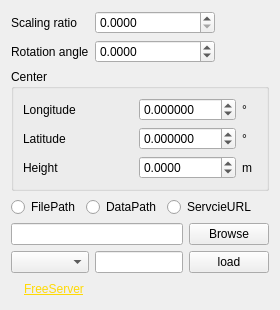
<?xml version="1.0" encoding="UTF-8"?>
<ui version="4.0">
 <class>tiltmodel_style_widget</class>
 <widget class="QWidget" name="tiltmodel_style_widget">
  <property name="geometry">
   <rect>
    <x>0</x>
    <y>0</y>
    <width>280</width>
    <height>306</height>
   </rect>
  </property>
  <property name="sizePolicy">
   <sizepolicy hsizetype="Expanding" vsizetype="Expanding">
    <horstretch>0</horstretch>
    <verstretch>0</verstretch>
   </sizepolicy>
  </property>
  <property name="maximumSize">
   <size>
    <width>177776</width>
    <height>177776</height>
   </size>
  </property>
  <property name="windowTitle">
   <string>ModelTabWidget</string>
  </property>
  <layout class="QGridLayout" name="gridLayout_2">
   <item row="0" column="0" rowspan="2">
    <layout class="QVBoxLayout" name="verticalLayout">
     <item>
      <widget class="QLabel" name="label_6">
       <property name="text">
        <string>Scaling ratio </string>
       </property>
      </widget>
     </item>
     <item>
      <widget class="QLabel" name="label_3">
       <property name="text">
        <string>Rotation angle</string>
       </property>
      </widget>
     </item>
    </layout>
   </item>
   <item row="0" column="1" colspan="2">
    <layout class="QHBoxLayout" name="horizontalLayout_2">
     <item>
      <widget class="QDoubleSpinBox" name="doubleSpinBox_Scale">
       <property name="minimumSize">
        <size>
         <width>120</width>
         <height>0</height>
        </size>
       </property>
       <property name="maximumSize">
        <size>
         <width>120</width>
         <height>16777215</height>
        </size>
       </property>
       <property name="decimals">
        <number>4</number>
       </property>
       <property name="maximum">
        <double>1000000.000000000000000</double>
       </property>
      </widget>
     </item>
     <item>
      <spacer name="horizontalSpacer_2">
       <property name="orientation">
        <enum>Qt::Horizontal</enum>
       </property>
       <property name="sizeHint" stdset="0">
        <size>
         <width>40</width>
         <height>20</height>
        </size>
       </property>
      </spacer>
     </item>
    </layout>
   </item>
   <item row="1" column="1" colspan="2">
    <layout class="QHBoxLayout" name="horizontalLayout_3">
     <item>
      <widget class="QDoubleSpinBox" name="doubleSpinBox_Angle">
       <property name="minimumSize">
        <size>
         <width>120</width>
         <height>0</height>
        </size>
       </property>
       <property name="maximumSize">
        <size>
         <width>120</width>
         <height>16777215</height>
        </size>
       </property>
       <property name="decimals">
        <number>4</number>
       </property>
       <property name="minimum">
        <double>-360.000000000000000</double>
       </property>
       <property name="maximum">
        <double>360.000000000000000</double>
       </property>
      </widget>
     </item>
     <item>
      <spacer name="horizontalSpacer_3">
       <property name="orientation">
        <enum>Qt::Horizontal</enum>
       </property>
       <property name="sizeHint" stdset="0">
        <size>
         <width>40</width>
         <height>20</height>
        </size>
       </property>
      </spacer>
     </item>
    </layout>
   </item>
   <item row="2" column="0" colspan="3">
    <widget class="QGroupBox" name="groupBox">
     <property name="title">
      <string>Center</string>
     </property>
     <layout class="QGridLayout" name="gridLayout">
      <item row="0" column="0">
       <layout class="QVBoxLayout" name="verticalLayout_3">
        <item>
         <widget class="QLabel" name="label_2">
          <property name="text">
           <string>Longitude </string>
          </property>
         </widget>
        </item>
        <item>
         <widget class="QLabel" name="label_5">
          <property name="text">
           <string>Latitude  </string>
          </property>
         </widget>
        </item>
        <item>
         <widget class="QLabel" name="label_4">
          <property name="text">
           <string>Height    </string>
          </property>
         </widget>
        </item>
       </layout>
      </item>
      <item row="0" column="1">
       <layout class="QVBoxLayout" name="verticalLayout_2">
        <item>
         <layout class="QHBoxLayout" name="horizontalLayout_5">
          <item>
           <widget class="QDoubleSpinBox" name="doubleSpinBox_Lon">
            <property name="minimumSize">
             <size>
              <width>0</width>
              <height>0</height>
             </size>
            </property>
            <property name="maximumSize">
             <size>
              <width>120</width>
              <height>16777215</height>
             </size>
            </property>
            <property name="decimals">
             <number>6</number>
            </property>
            <property name="minimum">
             <double>-180.000000000000000</double>
            </property>
            <property name="maximum">
             <double>180.000000000000000</double>
            </property>
            <property name="singleStep">
             <double>0.000001000000000</double>
            </property>
           </widget>
          </item>
          <item>
           <widget class="QLabel" name="label">
            <property name="minimumSize">
             <size>
              <width>15</width>
              <height>0</height>
             </size>
            </property>
            <property name="maximumSize">
             <size>
              <width>15</width>
              <height>16777215</height>
             </size>
            </property>
            <property name="text">
             <string>°</string>
            </property>
           </widget>
          </item>
         </layout>
        </item>
        <item>
         <layout class="QHBoxLayout" name="horizontalLayout_6">
          <item>
           <widget class="QDoubleSpinBox" name="doubleSpinBox_Lat">
            <property name="minimumSize">
             <size>
              <width>0</width>
              <height>0</height>
             </size>
            </property>
            <property name="maximumSize">
             <size>
              <width>120</width>
              <height>16777215</height>
             </size>
            </property>
            <property name="decimals">
             <number>6</number>
            </property>
            <property name="minimum">
             <double>-90.000000000000000</double>
            </property>
            <property name="maximum">
             <double>90.000000000000000</double>
            </property>
            <property name="singleStep">
             <double>0.000001000000000</double>
            </property>
           </widget>
          </item>
          <item>
           <widget class="QLabel" name="label_7">
            <property name="minimumSize">
             <size>
              <width>15</width>
              <height>0</height>
             </size>
            </property>
            <property name="maximumSize">
             <size>
              <width>15</width>
              <height>16777215</height>
             </size>
            </property>
            <property name="text">
             <string>°</string>
            </property>
           </widget>
          </item>
         </layout>
        </item>
        <item>
         <layout class="QHBoxLayout" name="horizontalLayout_7">
          <item>
           <widget class="QDoubleSpinBox" name="doubleSpinBox_Hight">
            <property name="minimumSize">
             <size>
              <width>0</width>
              <height>0</height>
             </size>
            </property>
            <property name="maximumSize">
             <size>
              <width>120</width>
              <height>16777215</height>
             </size>
            </property>
            <property name="decimals">
             <number>4</number>
            </property>
            <property name="minimum">
             <double>-8000.000000000000000</double>
            </property>
            <property name="maximum">
             <double>1000000.000000000000000</double>
            </property>
           </widget>
          </item>
          <item>
           <widget class="QLabel" name="label_8">
            <property name="minimumSize">
             <size>
              <width>15</width>
              <height>0</height>
             </size>
            </property>
            <property name="maximumSize">
             <size>
              <width>15</width>
              <height>16777215</height>
             </size>
            </property>
            <property name="text">
             <string>m</string>
            </property>
           </widget>
          </item>
         </layout>
        </item>
       </layout>
      </item>
     </layout>
    </widget>
   </item>
   <item row="3" column="0" colspan="3">
    <layout class="QHBoxLayout" name="horizontalLayout">
     <item>
      <widget class="QRadioButton" name="radioButton_filePath">
       <property name="text">
        <string>FilePath</string>
       </property>
      </widget>
     </item>
     <item>
      <widget class="QRadioButton" name="radioButton_dataPath">
       <property name="text">
        <string>DataPath</string>
       </property>
      </widget>
     </item>
     <item>
      <widget class="QRadioButton" name="radioButton_service">
       <property name="text">
        <string>ServcieURL</string>
       </property>
      </widget>
     </item>
     <item>
      <spacer name="horizontalSpacer_5">
       <property name="orientation">
        <enum>Qt::Horizontal</enum>
       </property>
       <property name="sizeHint" stdset="0">
        <size>
         <width>40</width>
         <height>20</height>
        </size>
       </property>
      </spacer>
     </item>
    </layout>
   </item>
   <item row="4" column="0" colspan="3">
    <layout class="QHBoxLayout" name="horizontalLayout_4">
     <item>
      <widget class="QLineEdit" name="lineEdit_path"/>
     </item>
     <item>
      <widget class="QPushButton" name="btn_browse">
       <property name="text">
        <string>Browse</string>
       </property>
      </widget>
     </item>
    </layout>
   </item>
   <item row="5" column="0">
    <widget class="QComboBox" name="comboBox_service"/>
   </item>
   <item row="5" column="1">
    <widget class="CFreeLineEdit" name="lineEdit_service_path"/>
   </item>
   <item row="5" column="2">
    <widget class="QPushButton" name="pushButton_link">
     <property name="text">
      <string>load</string>
     </property>
    </widget>
   </item>
   <item row="6" column="0">
    <spacer name="verticalSpacer_2">
     <property name="orientation">
      <enum>Qt::Vertical</enum>
     </property>
     <property name="sizeHint" stdset="0">
      <size>
       <width>20</width>
       <height>40</height>
      </size>
     </property>
    </spacer>
   </item>
   <item row="7" column="0" colspan="3">
    <layout class="QHBoxLayout" name="horizontalLayout_8">
     <item>
      <widget class="QLabel" name="label_more">
       <property name="contextMenuPolicy">
        <enum>Qt::PreventContextMenu</enum>
       </property>
       <property name="text">
        <string/>
       </property>
       <property name="scaledContents">
        <bool>false</bool>
       </property>
      </widget>
     </item>
     <item>
      <widget class="QLabel" name="label_website">
       <property name="text">
        <string>&lt;html&gt;&lt;head/&gt;&lt;body&gt;&lt;p&gt;&lt;a href=&quot;http://39.104.75.125:8090/FreeServer&quot;&gt;&lt;span style=&quot; text-decoration: underline; color:#ffda06;&quot;&gt;FreeServer&lt;/span&gt;&lt;/a&gt;&lt;/p&gt;&lt;/body&gt;&lt;/html&gt;</string>
       </property>
       <property name="openExternalLinks">
        <bool>true</bool>
       </property>
      </widget>
     </item>
     <item>
      <spacer name="horizontalSpacer">
       <property name="orientation">
        <enum>Qt::Horizontal</enum>
       </property>
       <property name="sizeType">
        <enum>QSizePolicy::Expanding</enum>
       </property>
       <property name="sizeHint" stdset="0">
        <size>
         <width>40</width>
         <height>20</height>
        </size>
       </property>
      </spacer>
     </item>
    </layout>
   </item>
  </layout>
 </widget>
 <customwidgets>
  <customwidget>
   <class>CFreeLineEdit</class>
   <extends>QLineEdit</extends>
   <header>mainWindow/FreeLineEdit.h</header>
  </customwidget>
 </customwidgets>
 <resources/>
 <connections/>
</ui>
